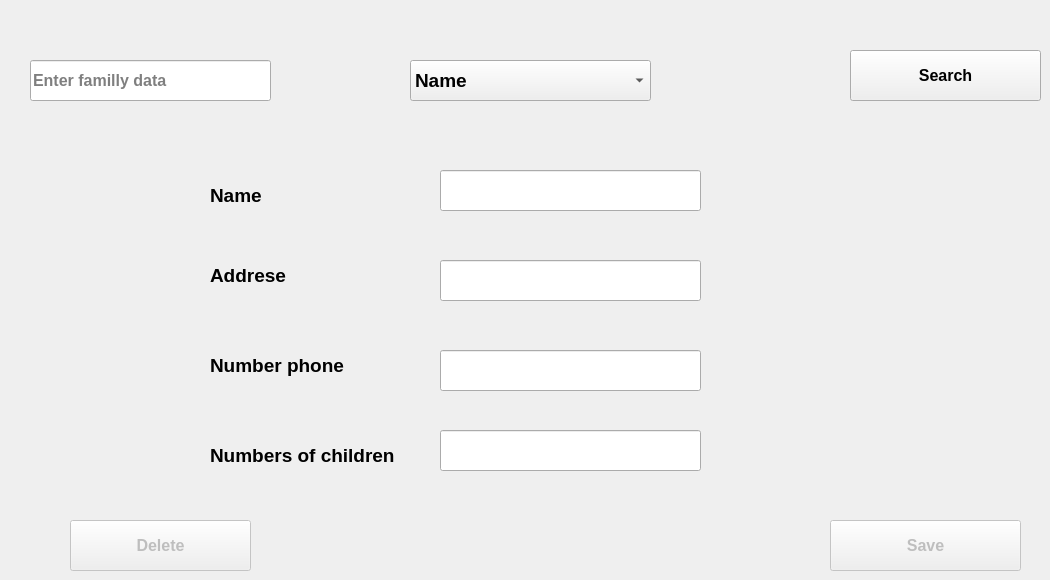
      <widget class="QWidget" name="tab_11">
       <attribute name="title">
        <string>Edit/Delete Familly</string>
       </attribute>
       <widget class="QLineEdit" name="lineEdit_27">
        <property name="geometry">
         <rect>
          <x>30</x>
          <y>60</y>
          <width>241</width>
          <height>41</height>
         </rect>
        </property>
        <property name="font">
         <font>
          <pointsize>12</pointsize>
          <weight>75</weight>
          <bold>true</bold>
         </font>
        </property>
        <property name="text">
         <string/>
        </property>
        <property name="placeholderText">
         <string>Enter familly data</string>
        </property>
       </widget>
       <widget class="QLabel" name="label_17">
        <property name="geometry">
         <rect>
          <x>210</x>
          <y>260</y>
          <width>221</width>
          <height>31</height>
         </rect>
        </property>
        <property name="font">
         <font>
          <pointsize>14</pointsize>
          <weight>75</weight>
          <bold>true</bold>
         </font>
        </property>
        <property name="text">
         <string>Addrese</string>
        </property>
       </widget>
       <widget class="QLineEdit" name="lineEdit_18">
        <property name="geometry">
         <rect>
          <x>440</x>
          <y>350</y>
          <width>261</width>
          <height>41</height>
         </rect>
        </property>
        <property name="font">
         <font>
          <pointsize>12</pointsize>
          <weight>75</weight>
          <bold>true</bold>
         </font>
        </property>
        <property name="text">
         <string/>
        </property>
       </widget>
       <widget class="QLabel" name="label_18">
        <property name="geometry">
         <rect>
          <x>210</x>
          <y>350</y>
          <width>221</width>
          <height>31</height>
         </rect>
        </property>
        <property name="font">
         <font>
          <pointsize>14</pointsize>
          <weight>75</weight>
          <bold>true</bold>
         </font>
        </property>
        <property name="text">
         <string>Number phone</string>
        </property>
       </widget>
       <widget class="QLabel" name="label_19">
        <property name="geometry">
         <rect>
          <x>210</x>
          <y>440</y>
          <width>221</width>
          <height>31</height>
         </rect>
        </property>
        <property name="font">
         <font>
          <pointsize>14</pointsize>
          <weight>75</weight>
          <bold>true</bold>
         </font>
        </property>
        <property name="text">
         <string>Numbers of children</string>
        </property>
       </widget>
       <widget class="QPushButton" name="pushButton_19">
        <property name="enabled">
         <bool>true</bool>
        </property>
        <property name="geometry">
         <rect>
          <x>850</x>
          <y>50</y>
          <width>191</width>
          <height>51</height>
         </rect>
        </property>
        <property name="font">
         <font>
          <pointsize>12</pointsize>
          <weight>75</weight>
          <bold>true</bold>
         </font>
        </property>
        <property name="text">
         <string>Search</string>
        </property>
        <property name="icon">
         <iconset>
          <normaloff>icons/search.png</normaloff>icons/search.png</iconset>
        </property>
        <property name="iconSize">
         <size>
          <width>40</width>
          <height>40</height>
         </size>
        </property>
       </widget>
       <widget class="QComboBox" name="comboBox_11">
        <property name="geometry">
         <rect>
          <x>410</x>
          <y>60</y>
          <width>241</width>
          <height>41</height>
         </rect>
        </property>
        <property name="font">
         <font>
          <pointsize>14</pointsize>
          <weight>75</weight>
          <bold>true</bold>
         </font>
        </property>
        <item>
         <property name="text">
          <string>Name</string>
         </property>
        </item>
        <item>
         <property name="text">
          <string>Addrese</string>
         </property>
        </item>
        <item>
         <property name="text">
          <string>Phone</string>
         </property>
        </item>
        <item>
         <property name="text">
          <string>Number_child</string>
         </property>
        </item>
        <item>
         <property name="text">
          <string>sitution</string>
         </property>
        </item>
       </widget>
       <widget class="QLineEdit" name="lineEdit_19">
        <property name="geometry">
         <rect>
          <x>440</x>
          <y>430</y>
          <width>261</width>
          <height>41</height>
         </rect>
        </property>
        <property name="font">
         <font>
          <pointsize>12</pointsize>
          <weight>75</weight>
          <bold>true</bold>
         </font>
        </property>
        <property name="text">
         <string/>
        </property>
       </widget>
       <widget class="QPushButton" name="pushButton_12">
        <property name="enabled">
         <bool>false</bool>
        </property>
        <property name="geometry">
         <rect>
          <x>830</x>
          <y>520</y>
          <width>191</width>
          <height>51</height>
         </rect>
        </property>
        <property name="font">
         <font>
          <pointsize>12</pointsize>
          <weight>75</weight>
          <bold>true</bold>
         </font>
        </property>
        <property name="text">
         <string>Save</string>
        </property>
        <property name="icon">
         <iconset>
          <normaloff>icons/edit.png</normaloff>icons/edit.png</iconset>
        </property>
        <property name="iconSize">
         <size>
          <width>38</width>
          <height>38</height>
         </size>
        </property>
       </widget>
       <widget class="QPushButton" name="pushButton_13">
        <property name="enabled">
         <bool>false</bool>
        </property>
        <property name="geometry">
         <rect>
          <x>70</x>
          <y>520</y>
          <width>181</width>
          <height>51</height>
         </rect>
        </property>
        <property name="font">
         <font>
          <pointsize>12</pointsize>
          <weight>75</weight>
          <bold>true</bold>
         </font>
        </property>
        <property name="text">
         <string>Delete</string>
        </property>
        <property name="icon">
         <iconset>
          <normaloff>icons/delete.png</normaloff>icons/delete.png</iconset>
        </property>
        <property name="iconSize">
         <size>
          <width>32</width>
          <height>32</height>
         </size>
        </property>
       </widget>
       <widget class="QLineEdit" name="lineEdit_21">
        <property name="geometry">
         <rect>
          <x>440</x>
          <y>260</y>
          <width>261</width>
          <height>41</height>
         </rect>
        </property>
        <property name="font">
         <font>
          <pointsize>12</pointsize>
          <weight>75</weight>
          <bold>true</bold>
         </font>
        </property>
        <property name="text">
         <string/>
        </property>
       </widget>
       <widget class="QLineEdit" name="lineEdit_23">
        <property name="geometry">
         <rect>
          <x>440</x>
          <y>170</y>
          <width>261</width>
          <height>41</height>
         </rect>
        </property>
        <property name="font">
         <font>
          <pointsize>12</pointsize>
          <weight>75</weight>
          <bold>true</bold>
         </font>
        </property>
        <property name="text">
         <string/>
        </property>
       </widget>
       <widget class="QLabel" name="label_26">
        <property name="geometry">
         <rect>
          <x>210</x>
          <y>180</y>
          <width>221</width>
          <height>31</height>
         </rect>
        </property>
        <property name="font">
         <font>
          <pointsize>14</pointsize>
          <weight>75</weight>
          <bold>true</bold>
         </font>
        </property>
        <property name="text">
         <string>Name</string>
        </property>
       </widget>
      </widget>
